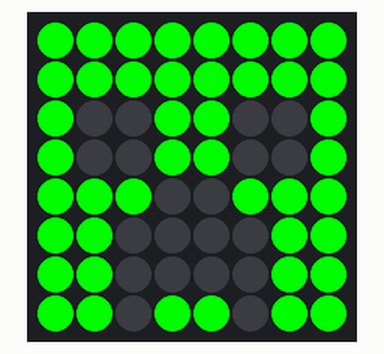
The program below on a simulated Raspberry Pi (BCM pin numbers) with a Sense HAT. Shown: the Sense HAT's 8×8 RGB LED matrix. At 0.0 s the program stops and its outputs stay as they are.

Above: at 0.1 s.

The program:

creeper1.py
```python
from sense_hat import SenseHat

sense = SenseHat()

O = (0, 255, 0) # Green
X = (0, 0, 0) # Black

creeper_pixels = [
    O, O, O, O, O, O, O, O,
    O, O, O, O, O, O, O, O,
    O, X, X, O, O, X, X, O,
    O, X, X, O, O, X, X, O,
    O, O, O, X, X, O, O, O,
    O, O, X, X, X, X, O, O,
    O, O, X, X, X, X, O, O,
    O, O, X, O, O, X, O, O
]

sense.set_pixels(creeper_pixels)
```
